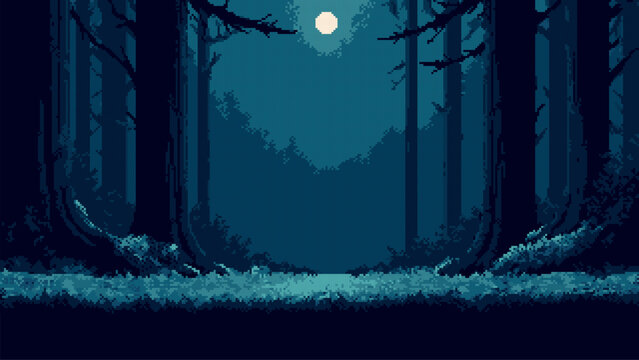
#> input picture art-source/backgrounds/forest-dark.png, 639 x 360 px; its folder holds 2 pictures in this run
$ python make_forest.py
#> lines starting #> are read from the running program, lines starting #| are printed output that depends on the picture; after the words box and inside, x2 and y2 are one past the last pixel; in counts of white or black regions, pixels touching at a corner belong together
# Builds Act I's background (theme 'forest') from two pieces of art:
#   art-source/backgrounds/forest-dark.png    the dark forest (scrolls, repeats seamlessly by mirroring)
#   art-source/backgrounds/forest-castle.png  the castle and moon (cut out once, recoloured to the forest's palette)
# Not part of the game. Needs Python with Pillow + NumPy (see tools/sprite-from-concept/README.md for setup).
#   python tools/backgrounds/make_forest.py
# Writes assets/backgrounds/forest/backdrop.png, castle.png and ground.png.
import os
import numpy as np
from PIL import Image, ImageFilter

ROOT = os.path.abspath(os.path.join(os.path.dirname(__file__), '..', '..'))
OUT = os.path.join(ROOT, 'assets', 'backgrounds', 'forest')
H = 540
K = 1.5        # the forest art is 639x360; x1.5 fills the 540px-tall screen
LIFT = 60      # raise the forest so its tree line sits at the top of the walkable floor (y 345)

def load(name): return np.array(Image.open(os.path.join(ROOT, 'art-source', 'backgrounds', name)).convert('RGB')).astype(float)
#> called with name = 'forest-dark.png'
def scale(a, k): return np.array(Image.fromarray(a.astype(np.uint8)).resize((round(a.shape[1] * k), round(a.shape[0] * k)), Image.NEAREST)).astype(float)
def mirror_tile(a): return np.concatenate([a, a[:, ::-1]], 1)   # image + flipped copy: repeats with no visible seam
def save(a, name): Image.fromarray(np.clip(a, 0, 255).astype(np.uint8)).save(os.path.join(OUT, name + '.png'), optimize=True)

forest = load('forest-dark.png')

# 1. backdrop: the forest, its small moon removed (the castle brings its own), lifted, tiled by mirroring
f = forest.copy()
yy, xx = np.mgrid[0:f.shape[0], 0:f.shape[1]]
f[(xx - 318) ** 2 + (yy - 28) ** 2 < 26 ** 2] = (14, 94, 119)          # paint the moon and its glow out with sky colour
#> f: shape (360, 639, 3) float64; mean R, G, B 6.5, 39, 67.4
big = scale(f, K)[LIFT:LIFT + H]
big = np.concatenate([big, np.tile(big[-1:], (H - big.shape[0], 1, 1))], 0) if big.shape[0] < H else big
#> big: shape (540, 958, 3) float64
save(mirror_tile(big), 'backdrop')

# 2. ground: the forest's own grassy floor, from the first bright grass row down; the rest dark
band = forest[250:356]                                 # (the very last rows are a JPEG edge artifact)
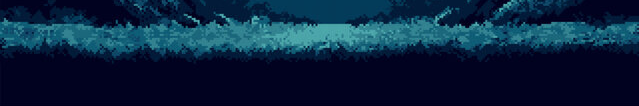
#> band: shape (106, 639, 3) float64; mean R, G, B 9.5, 34.9, 62.4
top = np.full(band.shape[1], 50)
#> top = 639 values from 50 to 50
for x in range(band.shape[1]):
    rows = np.where(band[:, x, 1] > 120)[0]            # first bright-grass pixel in this column
    if len(rows): top[x] = min(rows[0], 50)
#> this loop made 639 passes
#> rows on passes 1 to 3: [32, 33], [33], [22, 23, 28]
#> after the loop, top = 639 values, max 50 at index 27, min 0 at index 511, mean 26.73
top = np.maximum(top, np.array([np.median(top[max(0, x - 6):x + 7]) for x in range(len(top))]) - 3).astype(int)   # no single-column spikes
#> top = 639 values, max 50 at index 27, min 0 at index 511, mean 27.21
alpha = (np.arange(band.shape[0])[:, None] >= top[None, :]) * 255.0
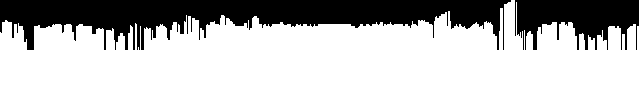
#> alpha: shape (106, 639) float64; 74.3% white; 2 black regions, box (x1, y1, x2, y2) and area: (0, 0, 511, 50) 13377, (515, 0, 639, 50) 4012
g = scale(np.dstack([band, alpha]), K)
#> call 2 of scale, with k = 1.5
#> in scale (call 2), `def scale(a, k): return np.array(Image.fromarray(a.astype(np.uint8)).r..`:
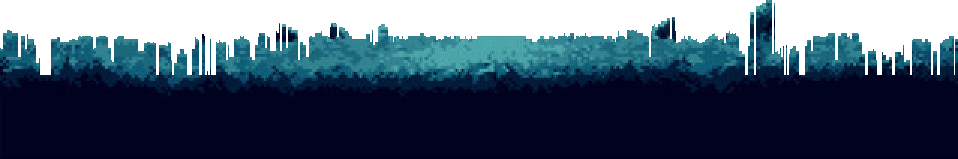
#> returned value: shape (159, 958, 4) float64; mean of channels 0, 1, 2, 3 9.5, 35.1, 62.5, 189; transparent parts drawn white
grass_top = int(np.median(top) * K)                   # put the grass line just above the floor's top edge
#> grass_top = 39
y0 = 335 - grass_top
#> y0 = 296
layer = np.zeros((H, g.shape[1], 4))
layer[y0:y0 + g.shape[0]] = g[:H - y0]
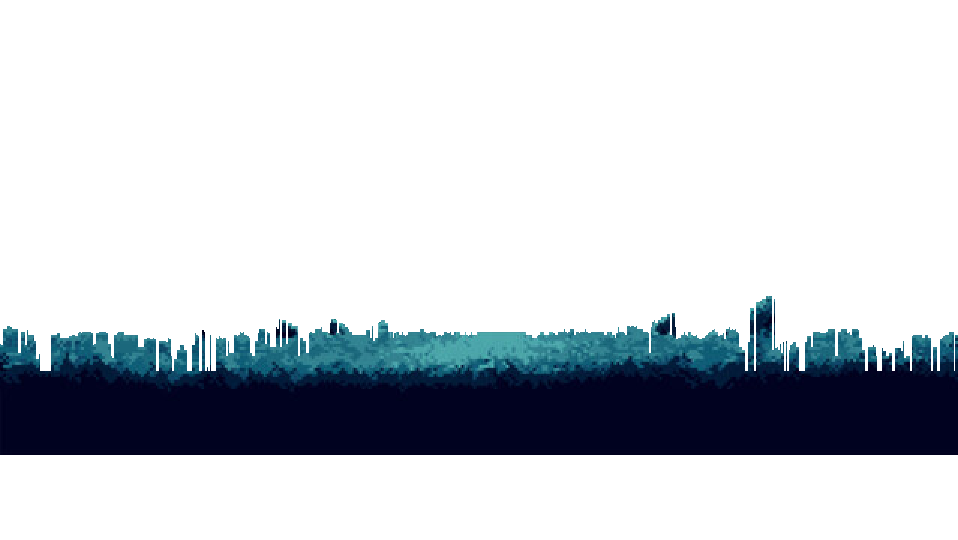
#> layer: shape (540, 958, 4) float64; mean R, G, B, A 2.8, 10.3, 18.4, 55.7; transparent parts drawn white
below = y0 + g.shape[0]
#> below = 455
if below < H: layer[below:] = (1, 2, 32, 255)          # deep shadow under the grass
save(mirror_tile(layer), 'ground')

# 3. castle: cut from the second image, recoloured into the forest's teal palette, soft edges, shown once
castle = load('forest-castle.png')[20:330, 295:470]
#> call 2 of load, with name = 'forest-castle.png'
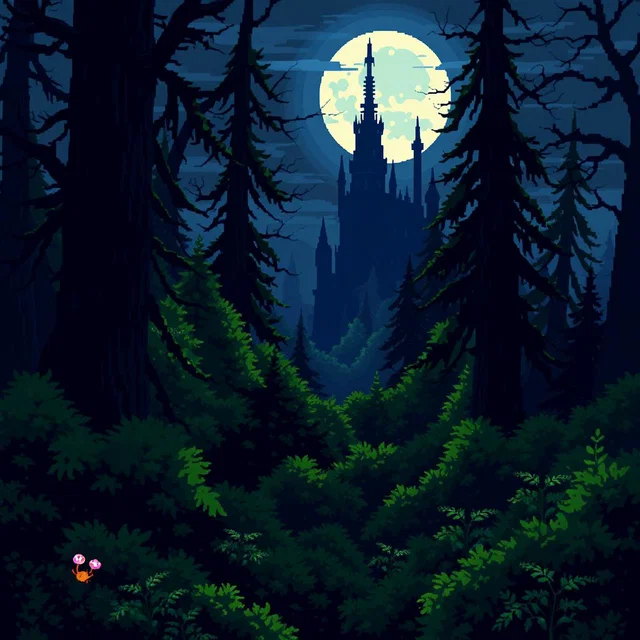
#> input picture art-source/backgrounds/forest-castle.png, 640 x 640 px
lum = castle @ [0.3, 0.55, 0.15]
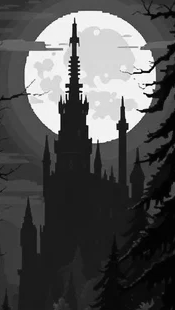
#> lum: shape (310, 175) float64; min 0, max 255, mean 80.7
sky_lum = np.median(lum[:30, :20])                      # the night sky next to the castle
#> sky_lum = 58.05
stops = [(0, (1, 2, 32)), (sky_lum * 0.55, (3, 40, 72)), (sky_lum, (14, 94, 119)), (150, (72, 168, 167)), (225, (249, 234, 215)), (256, (255, 250, 235))]
#> stops = [(0, (1, 2, 32)), (31.93, (3, 40, 72)), (58.05, (14, 94, 119)), (150, (72, 168, 167)), (225, (249, 234, 215)), (256, (255, 250, 235))]
xs = [s[0] for s in stops]
#> xs = [0, 31.93, 58.05, 150, 225, 256]
recol = np.dstack([np.interp(lum, xs, [s[1][c] for s in stops]) for c in range(3)])
h, w = lum.shape
#> h = 310; w = 175
yy, xx = np.mgrid[0:h, 0:w]
cx, cy = w * 0.52, h * 0.42
#> cx = 91; cy = 130.2
edge = np.clip(1.6 - np.sqrt(((xx - cx) / (w * 0.5)) ** 2 + ((yy - cy) / (h * 0.62)) ** 2) * 1.6, 0, 1)   # soft oval
fade = np.clip((h * 0.97 - yy) / (h * 0.3), 0, 1)                                                          # base fades into the trees
a = (edge * fade * 255)
a = np.array(Image.fromarray(a.astype(np.uint8)).filter(ImageFilter.GaussianBlur(3))).astype(float)
c = scale(np.dstack([recol, a]), 0.95)
#> call 3 of scale, with k = 0.95
#> in scale (call 3), `def scale(a, k): return np.array(Image.fromarray(a.astype(np.uint8)).r..`:
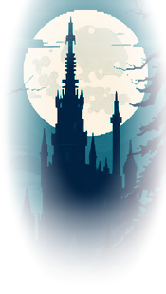
#> returned value: shape (294, 166, 4) float64; mean of channels 0, 1, 2, 3 57.2, 94.8, 113, 112; transparent parts drawn white
save(c, 'castle')
print('backdrop', mirror_tile(big).shape[:2], '| ground', mirror_tile(layer).shape[:2], '| castle', c.shape[:2])
#| backdrop (540, 1916) | ground (540, 1916) | castle (294, 166)
